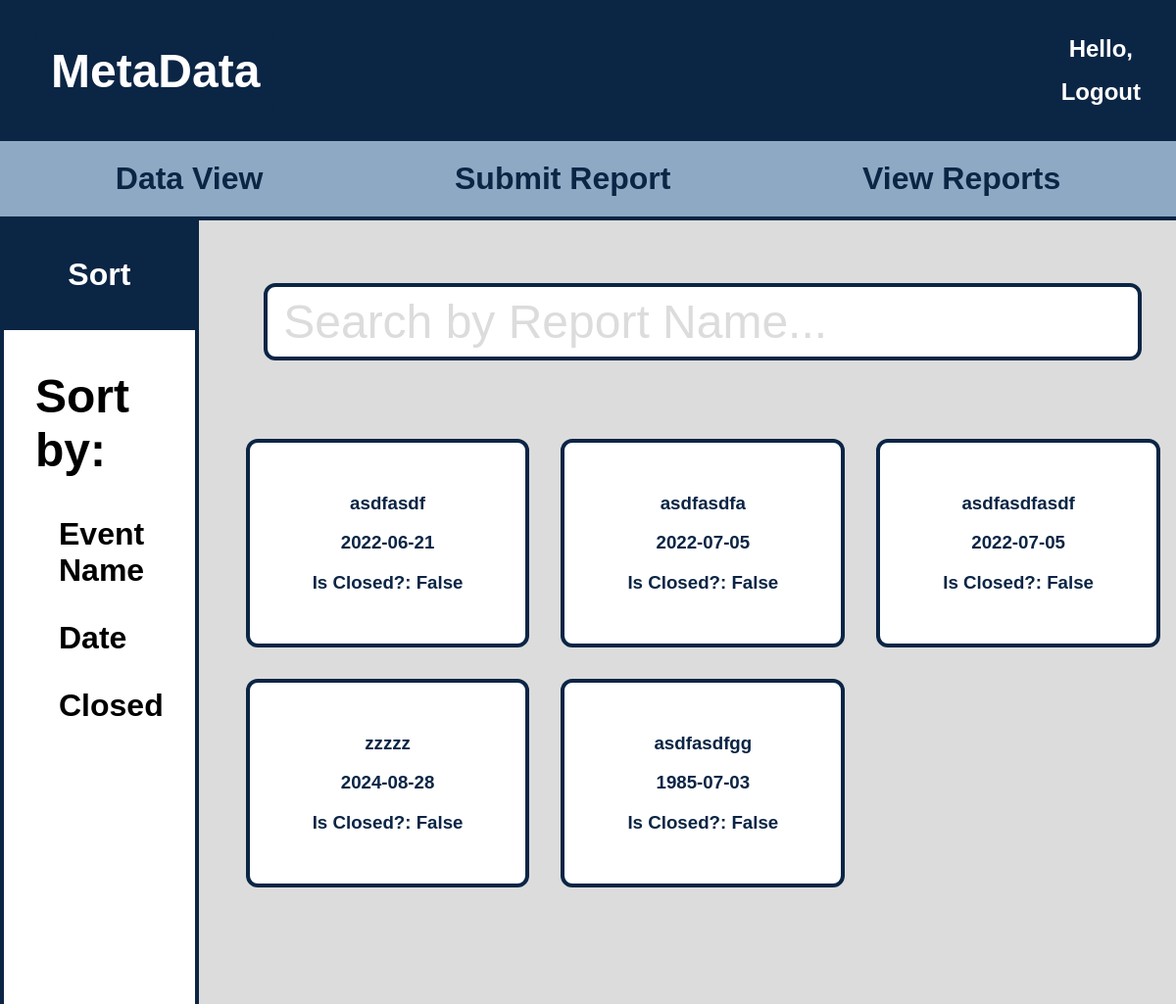
The page /MetaApp/viewreports/ on the database as committed earlier.
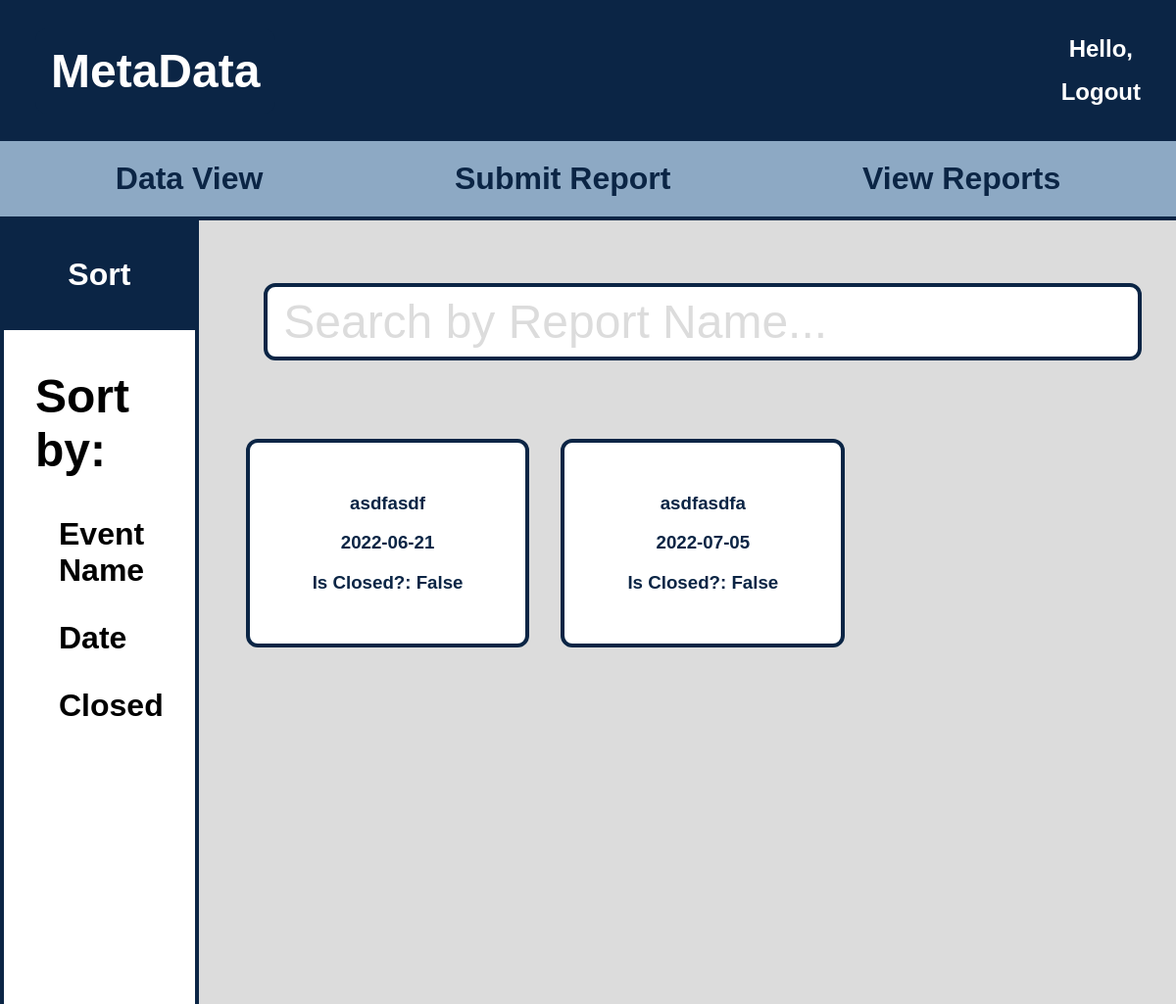
The same page on the database as committed later.
### MetaApp/models.py (models this page shows, shortened)
class ReportModel(models.Model):
    eventname = models.CharField(max_length=100)
    date = models.CharField(max_length=100)
    target = models.CharField(max_length=100, choices=TARGETS)
    techinvolved = models.ManyToManyField(InvolvedTech)
    description = models.CharField(max_length=2000, default="N/A")
    mainlink = models.CharField(max_length=2000, default="N/A")
    targetother = models.CharField(max_length=200, default="N/A")
    author = models.CharField(max_length=200, default="Superuser")
    relevantlocations = models.ManyToManyField(RelevantLocationModel)
    evidence = models.ManyToManyField(EvidenceModel)
    suspects = models.ManyToManyField(SuspectModel)
    closed = models.BooleanField(default=False)
    cryptoamount = models.DecimalField(default=0, decimal_places=2, max_digits=100)
    reportid = models.IntegerField("ID", default=0000000)
    readabletech = models.CharField(max_length=1000)
    techinvolved.verbose_name = "Tech Involved"
    eventname.verbose_name = "Event Name"
    mainlink.verbose_name = "Main Link"
    targetother.verbose_name = "Other Target"
    cryptoamount.verbose_name = "Crypto Amount"

### MetaApp/views.py (the view)
# urls.py: path("viewreports/", views.viewreports, name="viewreports"),
def viewreports(request):
    response = render (request, "viewreports.html", {"reportobjects":ReportModel.objects.all()})
    return response

### MetaApp/templates/viewreports.html (shortened to what this page needs)
{%extends "index.html"%}
{%load static%}
    {%block "styles"%}
        <link rel="stylesheet" type="text/css" href="{% static "MetaApp/css/base.css" %}">
        <link rel="stylesheet" type="text/css" href="{% static "MetaApp/css/viewreports.css" %}">
    {%endblock%}
    {%block "main"%}
        <div id="main">
            <body>
                <div id="sortfilter">
                    <div id="filtertopbar">
                        <h1>Sort</h1>
                    </div>
                    <div id="sort">
                        <h2>Sort by:<h2>
                        <p><span class ="sort" data-sort="eventname">Event Name</span></p>
                        <p><span class ="sort" data-sort="date">Date</span></p>
                        <p><span class ="sort" data-sort="closed">Closed</span></p>
                    </div>
                </div>
                <div id="reports">
                    <div id="search">
                        <input id="searchbox" class="fuzzy-search" type="text" value="Search by Report Name..."></input>
                    </div>
                    <div id="reportlistdiv">
                        <ul class="list" id="reportlist">
                            {%for report in reportobjects%}
                            <li class="reportli">
                                <div class="reportdetail" data-name="{{report.eventname}}">
                                    <a href="/MetaApp/viewdetail/{{report.reportid}}"id="reportlink{{forloop.counter}}">
                                        <article id="report{{forloop.counter}}">
                                            <h3 class="eventname">{{report.eventname}}</h3>
                                            <h3 class="date">{{report.date}}</h3>
                                            <h3 class="closed">Is Closed?: {{report.closed}}</h3>
                                        </article>
                                    </a>
                                </div>
                            </li>
                            {%endfor%}
                            </ul>
                    </div>
                </div>
            </body>
        </div>
    {%endblock%}

### MetaApp/templates/index.html (shortened to what this page needs)
{% load static %}
<!DOCTYPE html>
<html>
    {%block "styles"%}{%endblock%}
    {% block header %}
    <header class="header">
        <a id="big_button" class="links" href="/MetaApp">MetaData</a>
        <div id="logs" class="links">
            <a id="login" href="/MetaApp/login">Login</a> {%comment %} Change this to go to profile details page or something {%endcomment%}
            <a id="logout" style="display:block; cursor:pointer;">Logout</a>
        </div>
    </header>
    <div id="mini_links" class="header">
        <a id="viewdata" href="/MetaApp/viewdata">Data View</a>
        <a id="submit_header" href="/MetaApp/submit_report">Submit Report</a>
        <a id="viewcases" href="/MetaApp/viewreports">View Reports</a>
    </div>
    {%endblock%}
    <body>
        <div id="main_content">
            {% block "main"%}{% endblock %}
        </div>
    </body>
</html>

### MetaApp/static/MetaApp/css/base.css (style rules this page uses)
.header { padding: 20px; background-color: #0B2545; margin: 0; top: 0; text-align: center; font-family: sans-serif; }
header { display: flex; justify-content: space-between; flex-direction: row; align-items: center; }
#big_button { font-size: 3rem; padding: 1rem; border-radius: 12px; background-color: #0B2545; transition: background-color 0.25s; }
#login, #logout { transition: font-size 0.75s; }
#mini_links { display: flex; justify-content: space-around; background-color: #8DA9C4; border-bottom: 4px solid #0B2545 }
#mini_links a { margin: auto 5px; color: #0B2545; font-size: 2rem; transition: font-size 0.75s; }
.header a { font-size: 1.5rem; color: white; text-decoration: none; font-weight: bold; margin: 1rem 0; display: block; }
body { margin: 0; background-color: gainsboro; font-family: sans-serif; }
header .links { margin: 0 1rem; }
html, body { margin: 0; height: 100%; }

### MetaApp/static/MetaApp/css/viewreports.css (style rules this page uses)
.reportdetail { background-color: white; border: 4px solid #0B2545; border-radius: 12px; padding: 2rem; margin: 1rem; text-align: center; text-decoration: none; display: block; font-size: 1rem; transition: background-color 0.75s; }
#reportlist { padding: 0; }
article { color: #0B2545; }
a { text-decoration: none; }
#reports ul { display: grid; grid: auto-flow / 1fr 1fr 1fr; list-style: none; }
#search { display: flex; justify-content: center; align-items: center; margin: 2rem; }
#sort { font-size: 2rem; padding: 1.25rem 3rem; margin: 2rem; }
#search input { font-size: 3rem; width: 95%; color: gainsboro; margin: 2rem 0; border: 4px solid #0B2545; border-radius: 12px; padding: 0.5rem 1rem; }
#main { display: grid; grid: auto-flow / 0.5fr 2.5fr }
#sortfilter { background-color: white; height: 100%; margin-right: 2rem; border-right: 4px solid #0B2545; border-left: 4px solid #0B2545; }
#filtertopbar { color: white; text-align: center; background-color: #0B2545; margin: 0; padding: 1rem; }
#sort { padding: 0; }
#sort p { font-size: 2rem; margin-left: 1.5rem; }
#main_content { height: 100%; }
#main { height: 100%; }

Rows that differ between the two databases and show on the page:
removed ReportModel: eventname "asdfasdfasdf", date "2022-07-05", closed "False"
removed ReportModel: eventname "zzzzz", date "2024-08-28", closed "False"
removed ReportModel: eventname "asdfasdfgg", date "1985-07-03", closed "False"
